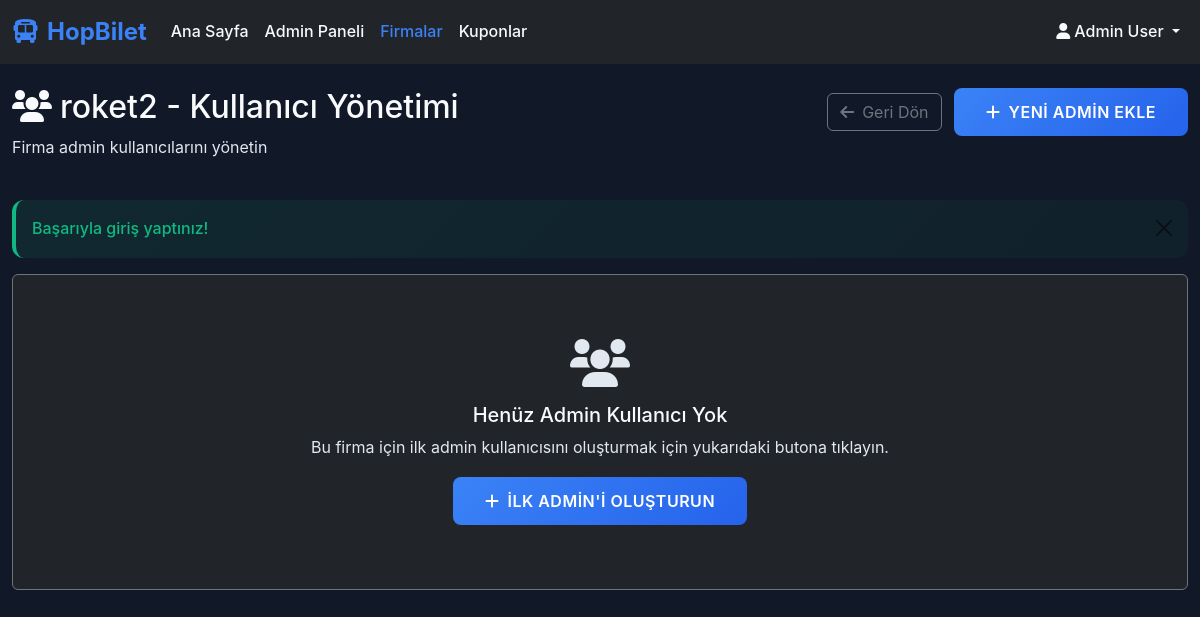
Before: /admin/company_users.php?id=8 (signed in) with the older database file.
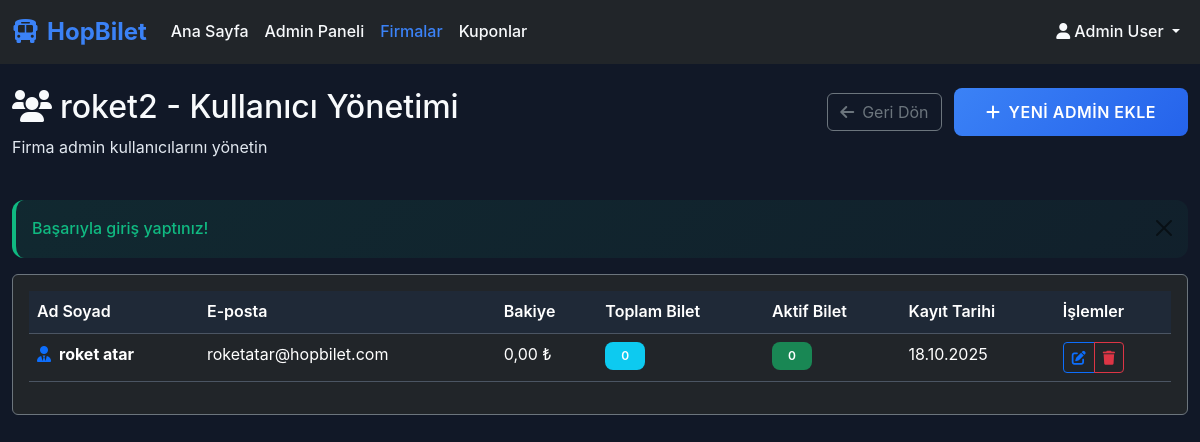
After: the same page with the newer database file.
### tables this page shows
CREATE TABLE users (
            id INTEGER PRIMARY KEY AUTOINCREMENT,
            full_name VARCHAR(100) NOT NULL,
            email VARCHAR(100) UNIQUE NOT NULL,
            role TEXT DEFAULT 'user' CHECK(role IN ('user', 'company', 'admin')),
            password VARCHAR(255) NOT NULL,
            company_id INTEGER,
            balance DECIMAL(10,2) DEFAULT 0.00,
            created_at DATETIME DEFAULT CURRENT_TIMESTAMP,
            FOREIGN KEY (company_id) REFERENCES bus_companies(id)
        );

### includes/functions.php (called while the page is built, shortened)
<?php
function h($string) {
    return htmlspecialchars($string ?? '', ENT_QUOTES, 'UTF-8');
}
function formatDate($date, $format = 'd.m.Y H:i') {
    return date($format, strtotime($date));
}
function formatPrice($price) {
    $normalizedPrice = is_numeric($price) ? (float)$price : 0.0;
    return number_format($normalizedPrice, 2, ',', '.') . ' ₺';
}
?>

### admin/company_users.php (the view, shortened to what the changed rows need)
<?php
require_once '../config/database.php';
require_once '../includes/functions.php';
$company_id = (int)$_GET['id'];
$stmt = $pdo->prepare("SELECT * FROM bus_companies WHERE id = ?");
$stmt->execute([$company_id]);
$company = $stmt->fetch();
$stmt = $pdo->prepare("
    SELECT u.*,
           COUNT(DISTINCT t.id) as ticket_count,
           SUM(CASE WHEN t.status = 'active' THEN 1 ELSE 0 END) as active_tickets
    FROM users u
    LEFT JOIN tickets t ON u.id = t.user_id
    WHERE u.company_id = ? AND u.role = 'company'
    GROUP BY u.id
    ORDER BY u.created_at DESC
");
$stmt->execute([$company_id]);
$users = $stmt->fetchAll();
?>
<!DOCTYPE html>
<html lang="tr">
<head>
    <link href="https://cdn.jsdelivr.net/npm/bootstrap@5.3.0/dist/css/bootstrap.min.css" rel="stylesheet">
    <link href="https://cdnjs.cloudflare.com/ajax/libs/font-awesome/6.0.0/css/all.min.css" rel="stylesheet">
    <link href="../assets/css/style.css" rel="stylesheet">
</head>
<body class="dark-theme">
    <div class="container-fluid mt-4">
        <div class="row mb-4">
            <div class="col-md-6">
                <h2 class="text-white">
                    <i class="fas fa-users me-2"></i><?php echo h($company['name']); ?> - Kullanıcı Yönetimi
                </h2>
            </div>
        </div>
        <div class="card bg-dark border-secondary">
            <div class="card-body">
                <?php if (empty($users)): ?>
                    <div class="text-center py-5">
                        <i class="fas fa-users fa-3x text-muted mb-3"></i>
                        <h5 class="text-white">Henüz Admin Kullanıcı Yok</h5>
                        <p class="text-muted">Bu firma için ilk admin kullanıcısını oluşturmak için yukarıdaki butona tıklayın.</p>
                        <button type="button" class="btn btn-primary" data-bs-toggle="modal" data-bs-target="#addUserModal">
                            <i class="fas fa-plus me-2"></i>İlk Admin'i Oluşturun
                        </button>
                    </div>
                <?php else: ?>
                    <div class="table-responsive">
                        <table class="table table-dark table-hover">
                            <thead>
                                <tr>
                                    <th>Ad Soyad</th>
                                    <th>E-posta</th>
                                    <th>Bakiye</th>
                                    <th>Toplam Bilet</th>
                                    <th>Aktif Bilet</th>
                                    <th>Kayıt Tarihi</th>
                                    <th>İşlemler</th>
                                </tr>
                            </thead>
                            <tbody>
                                <?php foreach ($users as $user): ?>
                                    <tr>
                                        <td>
                                            <div class="d-flex align-items-center">
                                                <i class="fas fa-user-tie text-primary me-2"></i>
                                                <strong><?php echo h($user['full_name']); ?></strong>
                                            </div>
                                        </td>
                                        <td><?php echo h($user['email']); ?></td>
                                        <td><?php echo formatPrice($user['balance']); ?></td>
                                        <td>
                                            <span class="badge bg-info"><?php echo (int)$user['ticket_count']; ?></span>
                                        </td>
                                        <td>
                                            <span class="badge bg-success"><?php echo (int)$user['active_tickets']; ?></span>
                                        </td>
                                        <td><?php echo formatDate($user['created_at'], 'd.m.Y'); ?></td>
                                        <td>
                                            <div class="btn-group btn-group-sm">
                                                <a href="user_edit.php?id=<?php echo $user['id']; ?>"
                                                   class="btn btn-outline-primary" title="Düzenle">
                                                    <i class="fas fa-edit"></i>
                                                </a>
                                                <button class="btn btn-outline-danger"
                                                        onclick="confirmDelete(<?php echo $user['id']; ?>, '<?php echo h($user['full_name']); ?>')"
                                                        title="Sil">
                                                    <i class="fas fa-trash"></i>
                                                </button>
                                            </div>
                                        </td>
                                    </tr>
                                <?php endforeach; ?>
                            </tbody>
                        </table>
                    </div>
                <?php endif; ?>
            </div>
        </div>
    </div>
</body>
</html>

Changed rows visible on the page:
added users: full_name "roket atar", email "roketatar@hopbilet.com", balance "0,00 ₺", ticket_count "0", active_tickets "0", created_at "18.10.2025"
Other visible differences:
text no longer shown: "Henüz Admin Kullanıcı Yok Bu firma için ilk admin kullanıcısını oluşturmak için yukarıdaki butona tıklayın. İLK ADMIN'I OLUŞTURUN"
text now shown: "Ad Soyad E-posta Bakiye Toplam Bilet Aktif Bilet Kayıt Tarihi İşlemler"
